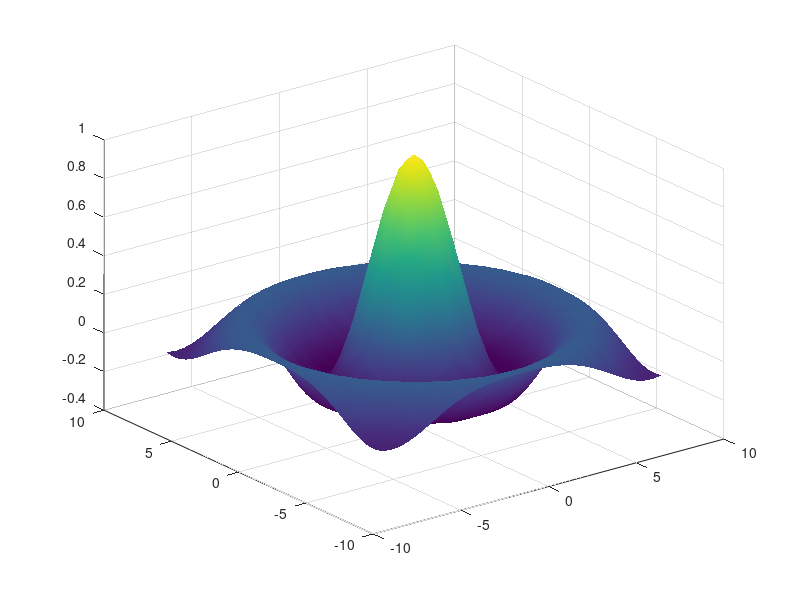

Reproduce this figure in MATLAB. (Note: this script raises an error after producing the figure.)
% sol0542_1.m - 5.4.2 연습문제 1
% 멕시코 모자(sombrero) 곡면을 meshgrid + surf로 그린다.
% z = sin(r)/r,  r = sqrt(x^2 + y^2)

clear; clc; close all

[X, Y] = meshgrid(-8 : 0.5 : 8);
R = sqrt(X.^2 + Y.^2) + eps;    % eps를 더해 0으로 나누는 것을 막는다
Z = sin(R) ./ R;

surf(X, Y, Z)
shading interp
colormap(gca, "parula")
colorbar
xlabel("x"); ylabel("y"); zlabel("z")
title("Sombrero: z = sin(r)/r")
